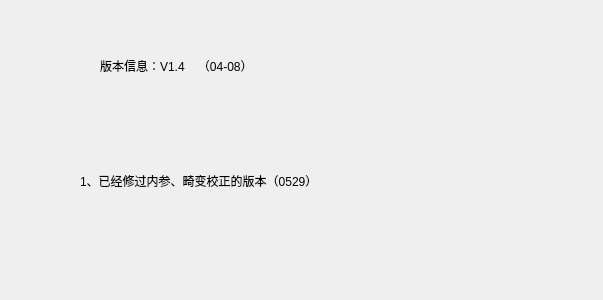
<?xml version="1.0" encoding="UTF-8"?>
<ui version="4.0">
 <class>aboutDialog</class>
 <widget class="QDialog" name="aboutDialog">
  <property name="geometry">
   <rect>
    <x>0</x>
    <y>0</y>
    <width>603</width>
    <height>300</height>
   </rect>
  </property>
  <property name="windowTitle">
   <string>版本信息</string>
  </property>
  <property name="windowIcon">
   <iconset resource="imgsource.qrc">
    <normaloff>:/new/prefix1/images/dbViewportSymbol.png</normaloff>:/new/prefix1/images/dbViewportSymbol.png</iconset>
  </property>
  <widget class="QLabel" name="label">
   <property name="geometry">
    <rect>
     <x>100</x>
     <y>50</y>
     <width>211</width>
     <height>31</height>
    </rect>
   </property>
   <property name="styleSheet">
    <string notr="true">font: 14pt &quot;Agency FB&quot;;</string>
   </property>
   <property name="text">
    <string>版本信息：V1.4    （04-08）</string>
   </property>
  </widget>
  <widget class="QLabel" name="label_2">
   <property name="geometry">
    <rect>
     <x>80</x>
     <y>140</y>
     <width>391</width>
     <height>81</height>
    </rect>
   </property>
   <property name="text">
    <string>1、已经修过内参、畸变校正的版本（0529）</string>
   </property>
  </widget>
 </widget>
 <resources>
  <include location="imgsource.qrc"/>
 </resources>
 <connections/>
</ui>
